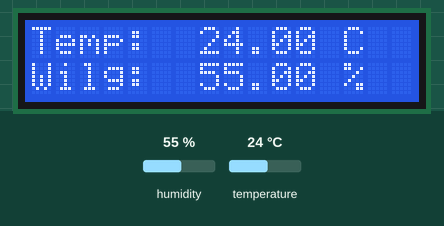
A sketch run on a simulated Arduino Uno, built with avr-gcc and run on an emulated ATmega328P. On the bench: 16×2 character LCD. Inputs (shaded band) come from the test bench; at power-on: temperature 24 °C, humidity 55 %. What the sketch prints to the serial monitor is not drawn.

Above: at 2.6 s.
2.7 s: temperature set to 12 °C
At 4.7 s:
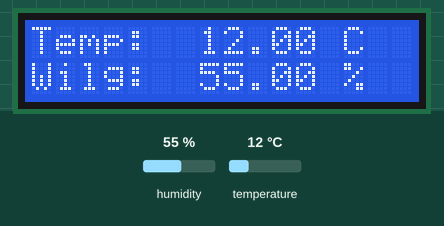
5.7 s: humidity set to 22 %
At 7.0 s:
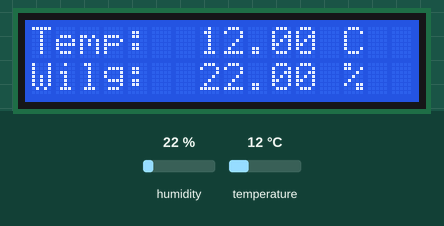
8.7 s: temperature set to 19 °C
At 11.3 s:
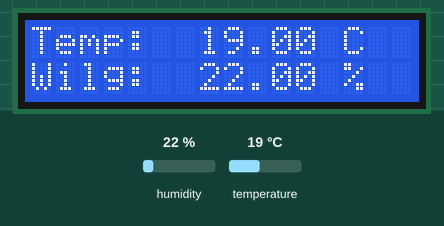
11.7 s: humidity set to 40 %
At 12.7 s:
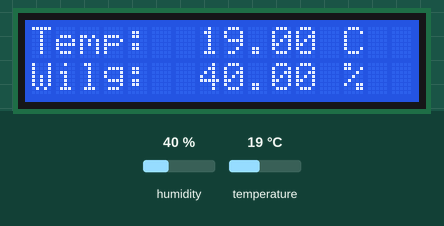
Timing chart, 0 to 14.7 s (numbered marks = the images above; inputs shaded):
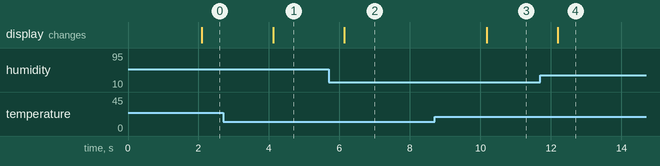

Measured:
- after the input at 2.7 s, the display: changes after 1.4 s (image 1)
- after the input at 5.7 s, the display: changes after 0.44 s (image 2)
- after the input at 8.7 s, the display: changes after 1.5 s (image 3)
- after the input at 11.7 s, the display: changes after 0.50 s (image 4)

The sketch:

LCD_I2C.ino
```cpp
#include <DHT.h>
#include <LiquidCrystal_I2C.h>
#include <Wire.h>

#define DHT_PIN 2


/*
 *  0x27
 *  0x3F
 */

LiquidCrystal_I2C wysw(0x3F,16,2);
DHT czujnik;

void setup() {
  Serial.begin(9600);
  wysw.begin();
  czujnik.setup(DHT_PIN);
  wysw.setCursor(0,0);
  wysw.print("Temp: ");
  wysw.setCursor(0,1);
  wysw.print("Wilg: ");

}

void loop() {

  delay(czujnik.getMinimumSamplingPeriod());

  wysw.setCursor(7,0);
  wysw.print(czujnik.getTemperature());
  Serial.print(czujnik.getTemperature());
  wysw.setCursor(13,0);
  wysw.print("C");
  Serial.println(" C");

  wysw.setCursor(7,1);
  wysw.print(czujnik.getHumidity());
  wysw.setCursor(13,1);
  wysw.print("%");

  /* wysw.backlight();
  delay(5000);
  wysw.noBacklight();
  delay(5000); */


}
```
